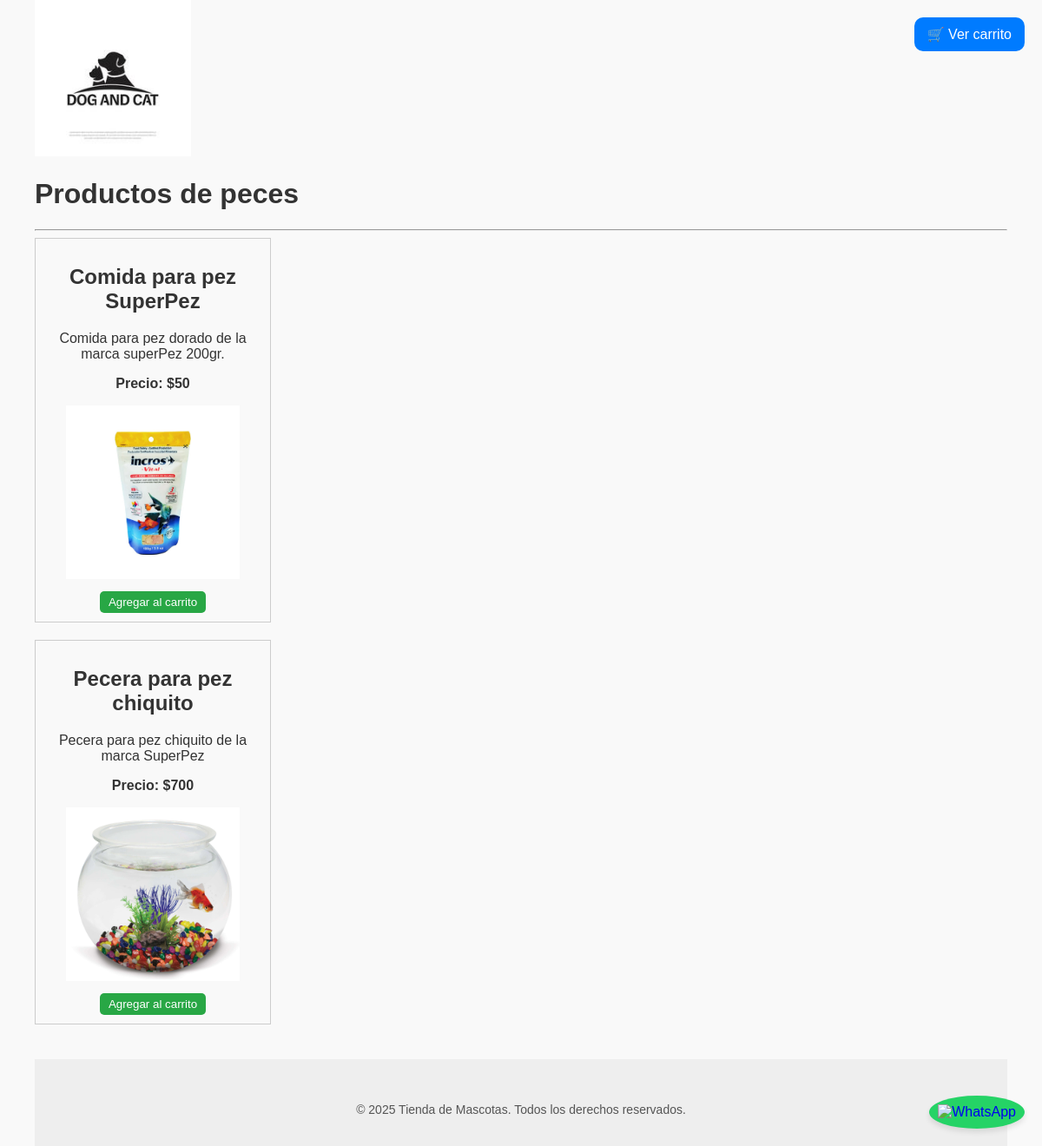
Screenshot of /productosPez/ with the database file from the repository.
### tienda/models.py (models this page shows, shortened)
class Producto(models.Model):
    name = models.CharField(max_length=100, verbose_name="Nombre: ")
    description = models.TextField(verbose_name="Descripción: ")
    price = models.IntegerField( verbose_name="Precio: ")
    stock = models.IntegerField(verbose_name="Stock: ")
    image = models.ImageField(default='null',upload_to='productos/', verbose_name="Imagen: ")
    categoria = models.ForeignKey(Categoria, verbose_name="Categoría: ", on_delete=models.CASCADE)
    descuento = models.BooleanField(default=False)
    created_at = models.DateField(auto_now_add = True, verbose_name="Fecha creación: ")
    edited_at = models.DateField(auto_now = True, verbose_name="Fecha edición: ")
    class Meta():
        verbose_name = 'Producto'
        verbose_name_plural = 'Productos'

### paginas/views.py (the view)
# urls.py: path('productosPez/', views.verProductosPez, name='productosPez'),
def verProductosPez(request):
    return render(request, 'paginas/productosPez.html')

### paginas/context_processors.py (called while the page is built)
def get_paginas(request):
    paginas = Pagina.objects.filter(visible=True).values_list('id', 'name', 'slug', 'content')
    return {
        'paginas': paginas
    }

### tienda/context_processors.py (called while the page is built)
def get_productos(request):
    productos = Producto.objects.filter(stock__gt=0).values_list('id', 'name', 'description', 'price', 'stock', 'image', 'categoria', 'descuento','created_at', 'edited_at')
    return {
        'productos': productos
    }

### paginas/templates/paginas/productosPez.html (shortened to what this page needs)
{% extends "layouts/layout.html" %}
{% block content %}
    <h1>Productos de peces</h1>
    <hr/>
    {% for producto in productos %}
        {% if producto.6 == 4 %}
            <div style="border: 1px solid #ccc; padding: 10px; width: 250px; text-align: center; margin-bottom: 20px;">
                <h2>{{ producto.1 }}</h2>
                <p>{{ producto.2 }}</p>
                <p><strong>Precio: ${{ producto.3 }}</strong></p>
                <img src="/media/{{ producto.5 }}" alt="Imagen de {{ producto.1 }}" width="200" height="200" />
            <form method="post" action="{% url 'agregarAlCarrito' producto.0 %}">
                <button type="submit" style="
                    margin-top: 10px;
                    padding: 5px 10px;
                    background-color: #28a745;
                    color: white;
                    border: none;
                    border-radius: 5px;
                ">Agregar al carrito</button>
            </form>
            </div>
        {% endif %}
    {% endfor %}
{% endblock %}

### miApp/static/css/styles.css (style rules this page uses)
body { padding-left: 40px; padding-right: 40px; font-family: Arial, sans-serif; background-color: #f9f9f9; color: #333; margin: 0; }
img { max-width: 100%; height: auto; }

### rows the page displays
Producto: name "Comida para pez SuperPez", description "Comida para pez dorado de la marca superPez 200gr.", price "50", image (picture)
Producto: name "Pecera para pez chiquito", description "Pecera para pez chiquito de la marca SuperPez", price "700", image (picture)
